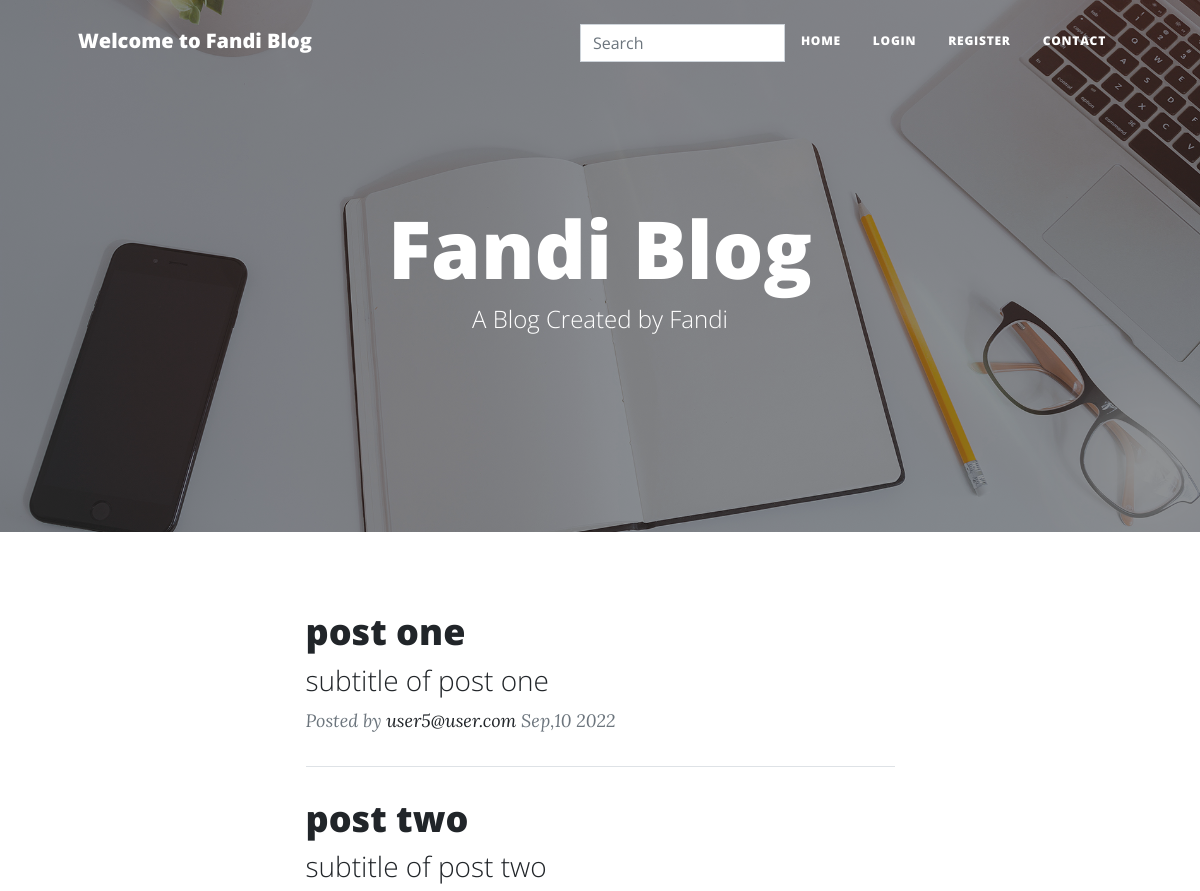
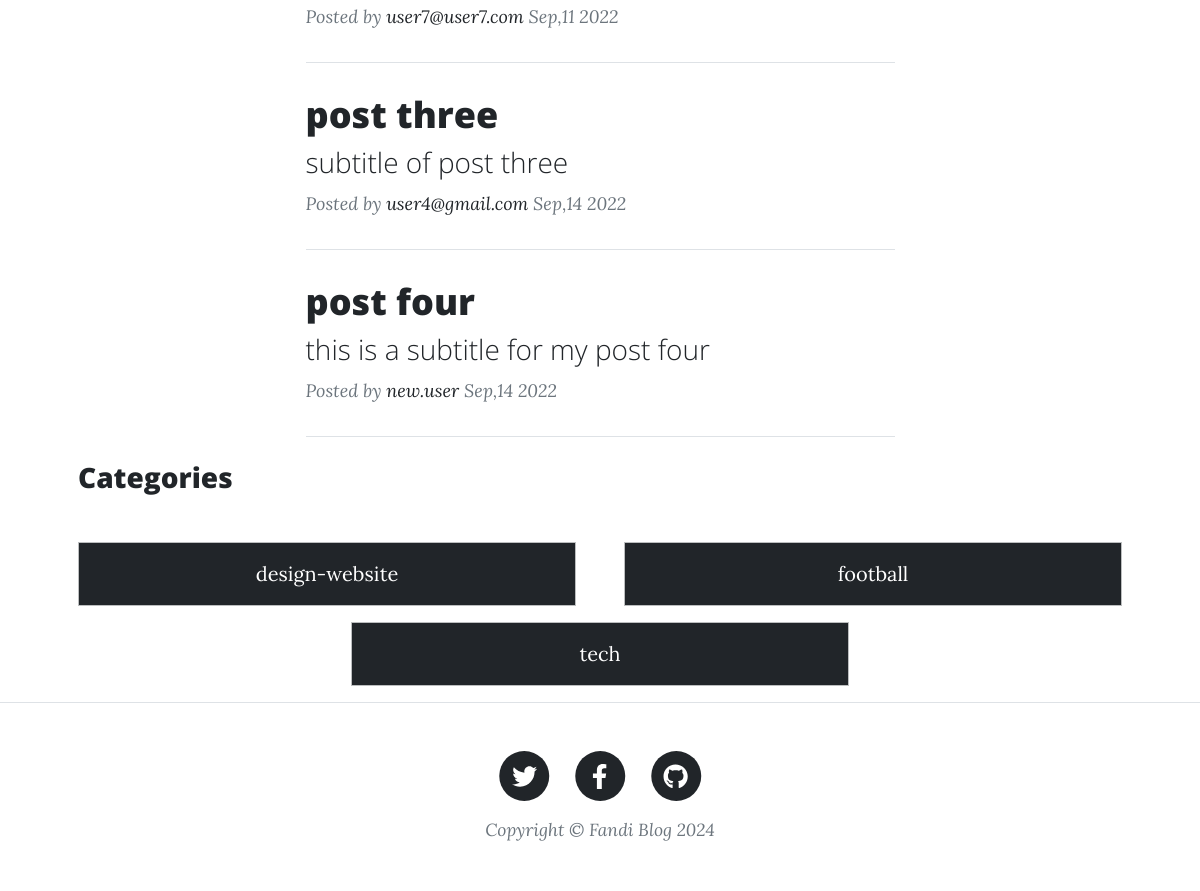
The page / on the database its author committed (2 pictures, top to bottom).
### tables this page shows
CREATE TABLE `posts` (
  `id` int(3) NOT NULL,
  `title` varchar(200) NOT NULL,
  `subtitle` varchar(200) NOT NULL,
  `body` text NOT NULL,
  `status` int(1) NOT NULL DEFAULT 0,
  `category_id` varchar(3) NOT NULL,
  `img` varchar(200) DEFAULT NULL,
  `user_id` varchar(3) NOT NULL,
  `user_name` varchar(200) NOT NULL,
  `created_at` timestamp NOT NULL DEFAULT current_timestamp()
);

CREATE TABLE `categories` (
  `id` int(3) NOT NULL,
  `name` varchar(200) NOT NULL,
  `created_at` timestamp NOT NULL DEFAULT current_timestamp()
);

### index.php (the view)
<?php require "includes/header.php"; ?>
<?php require "config/config.php"; ?>
<?php
$posts = $conn->query("SELECT * FROM posts WHERE status = 1 LIMIT 5");
$posts->execute();
$rows = $posts->fetchAll(PDO::FETCH_OBJ);
$categories = $conn->query("SELECT * FROM categories");
$categories->execute();
$category = $categories->fetchAll(PDO::FETCH_OBJ);
?>
<div class="row gx-4 gx-lg-5 justify-content-center">
    <div class="col-md-10 col-lg-8 col-xl-7">
        <?php foreach ($rows as $row) : ?>
            <div class="post-preview">
                <a href="http://localhost/clean-blog/posts/post.php?post_id=<?php echo $row->id; ?>">
                    <h2 class="post-title"><?php echo $row->title; ?></h2>
                    <h3 class="post-subtitle"><?php echo $row->subtitle; ?></h3>
                </a>
                <p class="post-meta">
                    Posted by
                    <a href="#!"><?php echo $row->user_name; ?></a>
                    <?php echo date('M', strtotime($row->created_at))  . ',' .  date('d', strtotime($row->created_at)) . ' ' . date('Y', strtotime($row->created_at)); ?>
                </p>
            </div>
            <hr class="my-4" />
        <?php endforeach; ?>
    </div>
</div>
<div class="row gx-4 gx-lg-5 justify-content-center">
    <h3 class="mb-5">Categories</h3>
    <?php foreach ($category as $cat) : ?>
        <div class="col-md-6">
            <a href="http://localhost/clean-blog/categories/category.php?cat_id=<?php echo $cat->id; ?>">
                <div class="alert alert-dark bg-dark text-center text-white" role="alert">
                    <?php echo $cat->name; ?>
                </div>
            </a>
        </div>
    <?php endforeach; ?>
</div>
<?php require "includes/footer.php"; ?>

### includes/navbar.php (shortened to what this page needs)
<!DOCTYPE html>
<html lang="en">
<head>
    <link href="http://localhost/fandiblog/css/styles.css" rel="stylesheet" />
</head>
<body>
    <nav class="navbar navbar-expand-lg navbar-light" id="mainNav">
        <div class="container px-4 px-lg-5">
            <a class="navbar-brand" href="index.html">Welcome to Fandi Blog</a>
            <div class="collapse navbar-collapse" id="navbarResponsive">
                <ul class="navbar-nav ms-auto py-4 py-lg-0">
                    <div class="input-group ps-5">
                        <div id="navbar-search-autocomplete" class="w-100">
                            <form method="POST" action="http://localhost/fandiblog/search.php">
                                <input name="search" type="search" id="form1" class="form-control mt-3" placeholder="Search" />
                            </form>
                        </div>
                    </div>
                    <li class="nav-item"><a class="nav-link px-lg-3 py-3 py-lg-4" href="http://localhost/fandiblog/index.php">Home</a></li>
                    <?php if (isset($_SESSION['username'])) : ?>
                        <li class="nav-item"><a class="nav-link px-lg-3 py-3 py-lg-4" href="http://localhost/fandiblog/posts/create.php">create</a></li>
                        <li class="nav-item dropdown mt-3">
                            <a class="nav-link dropdown-toggle" href="#" id="navbarDropdown" role="button" data-bs-toggle="dropdown" aria-expanded="false">
                                <?php echo $_SESSION['username']; ?>
                            </a>
                            <ul class="dropdown-menu" aria-labelledby="navbarDropdown">
                                <li><a class="dropdown-item" href="http://localhost/fandiblog/users/profile.php?prof_id=<?php echo $_SESSION['user_id']; ?>">Profile</a></li>
                                <li><a class="dropdown-item" href="http://localhost/fandiblog/auth/logout.php">logout</a></li>
                            </ul>
                        </li>
                    <?php else : ?>
                        <li class="nav-item"><a class="nav-link px-lg-3 py-3 py-lg-4" href="http://localhost/fandiblog/auth/login.php">login</a></li>
                        <li class="nav-item"><a class="nav-link px-lg-3 py-3 py-lg-4" href="http://localhost/fandiblog/auth/register.php">register</a></li>
                    <?php endif; ?>
                    <li class="nav-item"><a class="nav-link px-lg-3 py-3 py-lg-4" href="http://localhost/fandiblog/contact.php">Contact</a></li>
                </ul>
            </div>
        </div>
    </nav>

### includes/header.php
<?php require "navbar.php"; ?>
<header class="masthead" style="background-image: url('http://localhost/clean-blog/assets/img/home-bg.jpg')">
    <div class="container position-relative px-4 px-lg-5">
        <div class="row gx-4 gx-lg-5 justify-content-center">
            <div class="col-md-10 col-lg-8 col-xl-7">
                <div class="site-heading">
                    <h1>Fandi Blog</h1>
                    <span class="subheading">A Blog Created by Fandi</span>
                </div>
            </div>
        </div>
    </div>
</header>
<div class="container px-4 px-lg-5">

### includes/footer.php (shortened to what this page needs)
</div>
<footer class="border-top">
    <div class="container px-4 px-lg-5">
        <div class="row gx-4 gx-lg-5 justify-content-center">
            <div class="col-md-10 col-lg-8 col-xl-7">
                <ul class="list-inline text-center">
                    <li class="list-inline-item">
                        <a href="#!">
                            <span class="fa-stack fa-lg">
                                <i class="fas fa-circle fa-stack-2x"></i>
                                <i class="fab fa-twitter fa-stack-1x fa-inverse"></i>
                            </span>
                        </a>
                    </li>
                    <li class="list-inline-item">
                        <a href="#!">
                            <span class="fa-stack fa-lg">
                                <i class="fas fa-circle fa-stack-2x"></i>
                                <i class="fab fa-facebook-f fa-stack-1x fa-inverse"></i>
                            </span>
                        </a>
                    </li>
                    <li class="list-inline-item">
                        <a href="#!">
                            <span class="fa-stack fa-lg">
                                <i class="fas fa-circle fa-stack-2x"></i>
                                <i class="fab fa-github fa-stack-1x fa-inverse"></i>
                            </span>
                        </a>
                    </li>
                </ul>
                <div class="small text-center text-muted fst-italic">Copyright &copy; Fandi Blog 2024</div>
            </div>
        </div>
    </div>
</footer>
</body>
</html>

### rows shown on the page
posts: title "post one", subtitle "subtitle of post one", user_name "user5@user.com", created_at "Sep", created_at "10", created_at "2022"
posts: title "post two", subtitle "subtitle of post two", user_name "user7@user7.com", created_at "Sep", created_at "11", created_at "2022"
posts: title "post three", subtitle "subtitle of post three", user_name "user4@gmail.com", created_at "Sep", created_at "14", created_at "2022"
posts: title "post four", subtitle "this is a subtitle for my post four", user_name "new.user", created_at "Sep", created_at "14", created_at "2022"
categories: name "design-website"
categories: name "football"
categories: name "tech"
